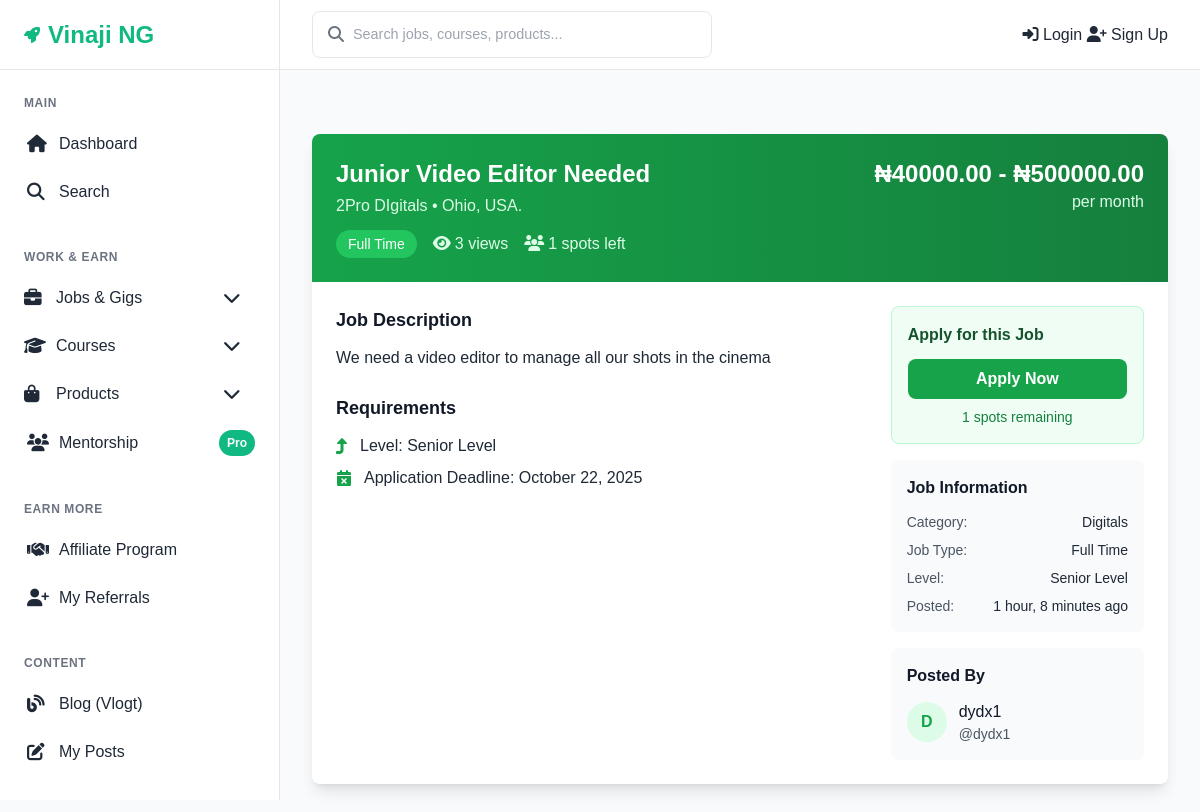
Page /jobs/1/ on the committed database.
### jobs/models.py (models this page shows, shortened)
class Job(models.Model):
    JOB_TYPES = [
        ('full_time', 'Full Time'),
        ('part_time', 'Part Time'),
        ('contract', 'Contract'),
        ('freelance', 'Freelance'),
        ('internship', 'Internship'),
    ]
    LEVELS = [
        ('entry', 'Entry Level'),
        ('mid', 'Mid Level'),
        ('senior', 'Senior Level'),
        ('executive', 'Executive'),
    ]
    STATUS_CHOICES = [
        ('draft', 'Draft'),
        ('pending', 'Pending Approval'),
        ('approved', 'Approved'),
        ('rejected', 'Rejected'),
    ]
    title = models.CharField(max_length=200)
    description = models.TextField()
    category = models.ForeignKey(
        Category,
        on_delete=models.CASCADE,
        related_name='jobs',
        limit_choices_to={'category_type': 'job'}
    )
    job_type = models.CharField(max_length=20, choices=JOB_TYPES)
    location = models.CharField(max_length=100)
    company_name = models.CharField(max_length=100)
    company_logo = models.ImageField(upload_to='company_logos/', blank=True, null=True)
    salary_min = models.DecimalField(max_digits=10, decimal_places=2)
    salary_max = models.DecimalField(max_digits=10, decimal_places=2)
    deadline = models.DateTimeField()
    spots_total = models.PositiveIntegerField(default=1)
    spots_left = models.PositiveIntegerField(default=1)
    level_requirement = models.CharField(max_length=20, choices=LEVELS, default='entry')
    price = models.DecimalField(max_digits=10, decimal_places=2, default=0)
    posted_by = models.ForeignKey(
        settings.AUTH_USER_MODEL,
        on_delete=models.CASCADE,
        related_name='jobs_posted'  # Changed to avoid conflict
    )
    status = models.CharField(max_length=20, choices=STATUS_CHOICES, default='draft')
    rejection_reason = models.TextField(blank=True)
    views_count = models.PositiveIntegerField(default=0)
    favorites = models.ManyToManyField(
        settings.AUTH_USER_MODEL,
        related_name='favorite_jobs',  # Keep this consistent
        blank=True
    )
    created_at = models.DateTimeField(auto_now_add=True)
    updated_at = models.DateTimeField(auto_now=True)
    class Meta:
        ordering = ['-created_at']
    def save(self, *args, **kwargs):
        if self.deadline and self.deadline < timezone.now():
            self.spots_left = 0
        super().save(*args, **kwargs)
    def is_active(self):
        return (
            self.status == 'approved' and
            self.spots_left > 0 and
            self.deadline > timezone.now()
        )
    def increment_views(self):
        self.views_count += 1
        self.save(update_fields=['views_count'])

### site_core/models.py (models this page shows, shortened)
class Category(models.Model):
    CATEGORY_TYPES = [
        ('job', 'Job'),
        ('course', 'Course'),
        ('product', 'Product'),
        ('blog', 'Blog'),
    ]
    name = models.CharField(max_length=100)
    category_type = models.CharField(max_length=10, choices=CATEGORY_TYPES)
    description = models.TextField(blank=True)
    is_active = models.BooleanField(default=True)
    created_at = models.DateTimeField(auto_now_add=True)
    class Meta:
        verbose_name_plural = "Categories"
        unique_together = ['name', 'category_type']

### accounts/models.py (models this page shows, shortened)
class User(AbstractUser):
    SUBSCRIPTION_CHOICES = [
        ('starter', 'Starter'),
        ('pro', 'Pro'),
        ('mentorship', 'Mentorship'),
    ]
    subscription_level = models.CharField(
        max_length=20,
        choices=SUBSCRIPTION_CHOICES,
        default='starter'
    )
    referral_code = models.CharField(max_length=20, unique=True, blank=True)
    is_verified = models.BooleanField(default=False)
    date_updated = models.DateTimeField(auto_now=True)
    groups = models.ManyToManyField(
        Group,
        related_name="custom_user_groups",  # use "+" if you don’t need reverse access
        blank=True
    )
    user_permissions = models.ManyToManyField(
        Permission,
        related_name="custom_user_permissions",  # use "+" if you don’t need reverse access
        blank=True
    )
    def get_display_name(self):
        if self.first_name and self.last_name:
            return f"{self.first_name} {self.last_name}"
        return self.username

### jobs/views.py (the view)
# urls.py: path('<int:pk>/', views.JobDetailView.as_view(), name='job_detail'),
class JobDetailView(DetailView):
    model = Job
    template_name = 'jobs/detail.html'
    context_object_name = 'job'
    def get_object(self):
        obj = super().get_object()
        obj.increment_views()
        return obj

### site_core/context_processors.py (called while the page is built)
def site_settings(request):
    return {
        'site_settings': SiteSetting.get_solo()
    }

### site_core/models.py (called while the page is built)
    @classmethod
    def get_solo(cls):
        obj, created = cls.objects.get_or_create(pk=1)
        return obj

### templates/jobs/detail.html (shortened to what this page needs)
{% extends 'base.html' %}
{% block content %}
<div class="max-w-4xl mx-auto">
    <div class="bg-white rounded-lg shadow-lg overflow-hidden">
        <div class="bg-gradient-to-r from-green-600 to-green-700 p-6 text-white">
            <div class="flex justify-between items-start">
                <div>
                    <h1 class="text-2xl font-bold">{{ job.title }}</h1>
                    <p class="text-green-100 mt-1">{{ job.company_name }} • {{ job.location }}</p>
                    <div class="flex items-center space-x-4 mt-3">
                        <span class="bg-green-500 px-3 py-1 rounded-full text-sm">
                            {{ job.get_job_type_display }}
                        </span>
                        <span class="text-green-100">
                            <i class="fas fa-eye mr-1"></i>{{ job.views_count }} views
                        </span>
                        <span class="text-green-100">
                            <i class="fas fa-users mr-1"></i>{{ job.spots_left }} spots left
                        </span>
                    </div>
                </div>
                <div class="text-right">
                    <p class="text-2xl font-bold">₦{{ job.salary_min }} - ₦{{ job.salary_max }}</p>
                    <p class="text-green-100">per month</p>
                </div>
            </div>
        </div>
        <div class="p-6">
            <div class="grid grid-cols-1 lg:grid-cols-3 gap-6">
                <div class="lg:col-span-2 space-y-6">
                    <div>
                        <h2 class="text-lg font-semibold text-gray-900 mb-3">Job Description</h2>
                        <div class="prose max-w-none">
                            {{ job.description|linebreaks }}
                        </div>
                    </div>
                    <div>
                        <h2 class="text-lg font-semibold text-gray-900 mb-3">Requirements</h2>
                        <div class="space-y-2">
                            <div class="flex items-center">
                                <i class="fas fa-level-up-alt text-green-600 mr-3"></i>
                                <span>Level: {{ job.get_level_requirement_display }}</span>
                            </div>
                            <div class="flex items-center">
                                <i class="fas fa-calendar-times text-green-600 mr-3"></i>
                                <span>Application Deadline: {{ job.deadline|date:"F d, Y" }}</span>
                            </div>
                        </div>
                    </div>
                </div>
                <div class="space-y-4">
                    <div class="bg-green-50 border border-green-200 rounded-lg p-4">
                        <h3 class="font-semibold text-green-900 mb-3">Apply for this Job</h3>
                        {% if job.is_active %}
                            <button class="w-full bg-green-600 text-white py-2 rounded-lg hover:bg-green-700 transition-colors font-semibold">
                                Apply Now
                            </button>
                            <p class="text-green-700 text-sm mt-2 text-center">
                                {{ job.spots_left }} spots remaining
                            </p>
                        {% else %}
                            <button class="w-full bg-gray-400 text-white py-2 rounded-lg cursor-not-allowed font-semibold" disabled>
                                Job Closed
                            </button>
                        {% endif %}
                    </div>
                    <div class="bg-gray-50 rounded-lg p-4">
                        <h3 class="font-semibold text-gray-900 mb-3">Job Information</h3>
                        <div class="space-y-2 text-sm">
                            <div class="flex justify-between">
                                <span class="text-gray-600">Category:</span>
                                <span class="font-medium">{{ job.category.name }}</span>
                            </div>
                            <div class="flex justify-between">
                                <span class="text-gray-600">Job Type:</span>
                                <span class="font-medium">{{ job.get_job_type_display }}</span>
                            </div>
                            <div class="flex justify-between">
                                <span class="text-gray-600">Level:</span>
                                <span class="font-medium">{{ job.get_level_requirement_display }}</span>
                            </div>
                            <div class="flex justify-between">
                                <span class="text-gray-600">Posted:</span>
                                <span class="font-medium">{{ job.created_at|timesince }} ago</span>
                            </div>
                        </div>
                    </div>
                    <div class="bg-gray-50 rounded-lg p-4">
                        <h3 class="font-semibold text-gray-900 mb-3">Posted By</h3>
                        <div class="flex items-center space-x-3">
                            <div class="w-10 h-10 bg-green-100 rounded-full flex items-center justify-center">
                                <span class="font-semibold text-green-600">{{ job.posted_by.username|first|upper }}</span>
                            </div>
                            <div>
                                <p class="font-medium text-gray-900">{{ job.posted_by.get_display_name }}</p>
                                <p class="text-sm text-gray-600">@{{ job.posted_by.username }}</p>
                            </div>
                        </div>
                    </div>
                </div>
            </div>
        </div>
    </div>
</div>
{% endblock %}

### templates/base.html (style rules this page uses)
:root { --primary-color: #10b981; --primary-dark: #059669; --primary-light: #34d399; --secondary-color: #1f2937; --accent-color: #f59e0b; --text-dark: #1f2937; --text-light: #6b7280; --bg-light: #f9fafb; --bg-white: #ffffff; --border-color: #e5e7eb; --success-color: #10b981; --warning-color: #f59e0b; --error-color: #ef4444; --shadow: 0 1px 3px 0 rgba(0, 0, 0, 0.1), 0 1px 2px 0 rgba(0, 0, 0, 0.06); --shadow-lg: 0 10px 15px -3px rgba(0, 0, 0, 0.1), 0 4px 6px -2px rgba(0, 0, 0, 0.05); --sidebar-width: 280px; --header-height: 70px; }
* { margin: 0; padding: 0; box-sizing: border-box; }
body { font-family: 'Inter', sans-serif; line-height: 1.6; color: var(--text-dark); background-color: var(--bg-light); display: flex; min-height: 100vh; }
.text-center { text-align: center; }
.flex { display: flex; }
.items-center { align-items: center; }
.justify-between { justify-content: space-between; }
.w-full { width: 100%; }
.p-4 { padding: 1rem; }

### rows in the picture
Job: title "Junior Video Editor Needed", company_name "2Pro DIgitals", location "Ohio, USA.", job_type "Full Time", views_count "3", spots_left "1", salary_min "40000.00", salary_max "500000.00", description "We need a video editor to manage all our shots in the cinema", level_requirement "Senior Level", deadline "October 22, 2025", category.name "Digitals", created_at "1 hour, 8 minutes", posted_by.username|first "D", posted_by.get_display_name "dydx1", posted_by.username "dydx1"
